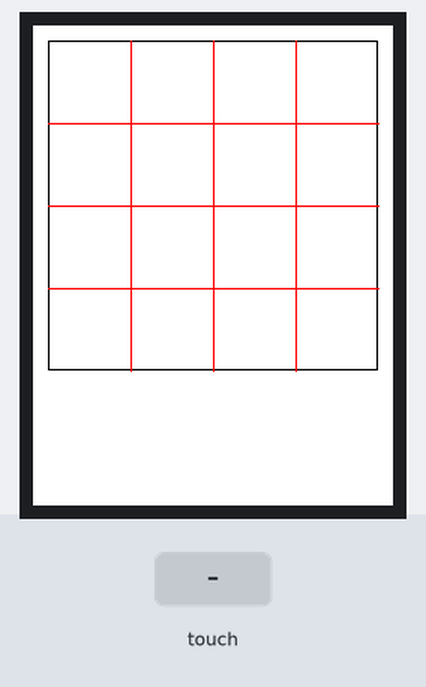
Bench run of a sketch on a simulated Arduino Uno, built with avr-gcc and run on an emulated ATmega328P. On the bench: 240×320 colour display. The test bench sets the inputs (shaded band).

Above: at 1.4 s.
1.5 s: touch panel pressed at 13 % / 10 % of its raw x / y range
At 2.6 s:
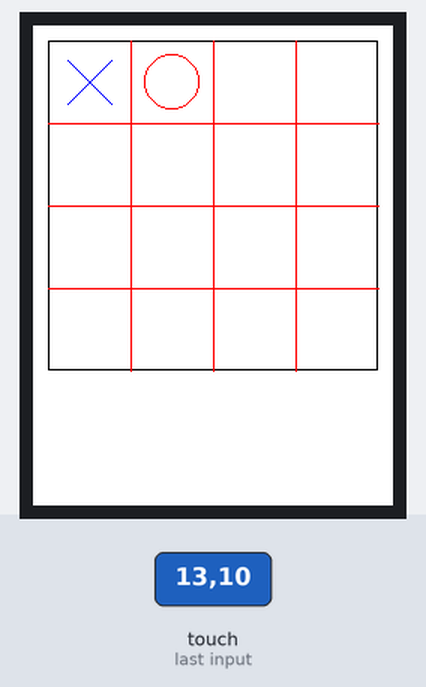
3.0 s: touch panel pressed at 38 % / 10 % of its raw x / y range
At 3.7 s:
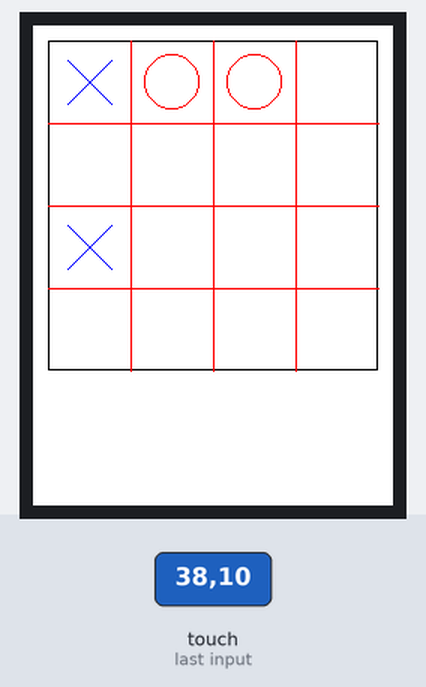
Timing chart, 0 to 6.0 s (numbered marks = the images above; inputs shaded):
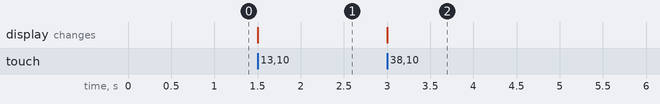

The sketch:

TFT_Tic-Tac-Toe-Game.ino
```cpp
/*
Tic-Tac-Toe Game

Wire Connection
Touchscreen Pins (as per your code):
Name	Pin	Arduino Pin	Purpose
YP	A1	A1	Touchscreen Y+ (analog)
XM	A2	A2	Touchscreen X- (analog)
YM	7	7	Touchscreen Y- (digital)
XP	6	6	Touchscreen X+ (digital)


*/
#include <MCUFRIEND_kbv.h>
#include <TouchScreen.h>
#include <Adafruit_GFX.h>

#define YP A1
#define XM A2
#define YM 7
#define XP 6

#define TS_MINX 120
#define TS_MAXX 920
#define TS_MINY 70
#define TS_MAXY 900

#define MINPRESSURE 200
#define MAXPRESSURE 1000

TouchScreen ts = TouchScreen(XP, YP, XM, YM, 300);
MCUFRIEND_kbv tft;

#define GRID 4
int CELL_SIZE;
int GRID_WIDTH, GRID_HEIGHT;
char board[GRID][GRID];
int currentPlayer = 1; // 1 = Player(X), 2 = AI(O)

uint16_t borderColor = 0x0000; // Black border
uint16_t gridColor = 0xF800;  // Red grid lines

void drawGrid() {
  // Fill background
  tft.fillScreen(0xFFFF); // White background

  // Draw border (with some padding)
  tft.drawRect(10, 10, GRID_WIDTH, GRID_HEIGHT, borderColor); // Outer border

  // Draw grid lines
  for (int i = 1; i < GRID; i++) {
    // Draw vertical lines
    tft.drawLine(10 + i * CELL_SIZE, 10, 10 + i * CELL_SIZE, 10 + GRID_HEIGHT, gridColor);
    // Draw horizontal lines
    tft.drawLine(10, 10 + i * CELL_SIZE, 10 + GRID_WIDTH, 10 + i * CELL_SIZE, gridColor);
  }
}

void drawX(int r, int c, uint16_t color) {
  int offset = CELL_SIZE / 4; // Padding for the "X"
  tft.drawLine(c * CELL_SIZE + 10 + offset, r * CELL_SIZE + 10 + offset, (c + 1) * CELL_SIZE + 10 - offset, (r + 1) * CELL_SIZE + 10 - offset, color); // Left to right diagonal
  tft.drawLine((c + 1) * CELL_SIZE + 10 - offset, r * CELL_SIZE + 10 + offset, c * CELL_SIZE + 10 + offset, (r + 1) * CELL_SIZE + 10 - offset, color); // Right to left diagonal
}

void drawO(int r, int c, uint16_t color) {
  int radius = CELL_SIZE / 3; // Circle radius (a bit smaller than the cell)
  int centerX = c * CELL_SIZE + 10 + CELL_SIZE / 2;
  int centerY = r * CELL_SIZE + 10 + CELL_SIZE / 2;
  tft.drawCircle(centerX, centerY, radius, color); // Draw the circle
}

bool checkWin(char sym) {
  for (int i = 0; i < GRID; i++) {
    if (board[i][0] == sym && board[i][1] == sym && board[i][2] == sym && board[i][3] == sym) return true; // Horizontal check
    if (board[0][i] == sym && board[1][i] == sym && board[2][i] == sym && board[3][i] == sym) return true; // Vertical check
  }
  if (board[0][0] == sym && board[1][1] == sym && board[2][2] == sym && board[3][3] == sym) return true; // Diagonal check
  if (board[0][3] == sym && board[1][2] == sym && board[2][1] == sym && board[3][0] == sym) return true; // Diagonal check (reverse)

  return false;
}

bool isBoardFull() {
  for (int r = 0; r < GRID; r++)
    for (int c = 0; c < GRID; c++)
      if (board[r][c] == ' ') return false;
  return true;
}

void showEnd(char result) {
  tft.fillScreen(0xFFFF);
  tft.setTextSize(3);
  tft.setTextColor(0xF800);
  tft.setCursor(20, 100);
  if (result == 'X') tft.print("You Win!");
  else if (result == 'O') tft.print("AI Wins!");
  else tft.print("Draw!");
  delay(2000);
  resetGame();
}

void resetGame() {
  for (int r = 0; r < GRID; r++)
    for (int c = 0; c < GRID; c++)
      board[r][c] = ' ';
  drawGrid();
  currentPlayer = 1;
}

void aiMove() {
  // Simple AI: first available spot
  for (int r = 0; r < GRID; r++) {
    for (int c = 0; c < GRID; c++) {
      if (board[r][c] == ' ') {
        board[r][c] = 'O';
        drawO(r, c, 0xF800); // Red
        if (checkWin('O')) showEnd('O');
        else if (isBoardFull()) showEnd('D');
        currentPlayer = 1;
        return;
      }
    }
  }
}

void playerMove() {
  TSPoint p = ts.getPoint();
  pinMode(XM, OUTPUT);
  pinMode(YP, OUTPUT);

  if (p.z > MINPRESSURE && p.z < MAXPRESSURE) {
    int x = map(p.y, TS_MINY, TS_MAXY, 0, tft.width());
    int y = map(p.x, TS_MINX, TS_MAXX, 0, tft.height());
    int c = (x - 10) / CELL_SIZE;
    int r = (y - 10) / CELL_SIZE;
    if (r < GRID && c < GRID && board[r][c] == ' ') {
      board[r][c] = 'X';
      drawX(r, c, 0x001F); // Blue
      if (checkWin('X')) showEnd('X');
      else if (isBoardFull()) showEnd('D');
      currentPlayer = 2;
    }
  }
}

void setup() {
  Serial.begin(9600);
  uint16_t ID = tft.readID();
  tft.begin(ID);
  tft.setRotation(0);

  // Calculate dynamic grid size for 4x4 grid
  CELL_SIZE = (tft.width() - 20) / GRID;  // Subtract border padding
  GRID_WIDTH = CELL_SIZE * GRID;
  GRID_HEIGHT = CELL_SIZE * GRID;

  resetGame();
}

void loop() {
  if (currentPlayer == 1) playerMove();
  else aiMove();
}
```

Measured:
- after the input at 1.5 s, the display: first changes at once (image 1 shows a later state)
- after the input at 3.0 s, the display: first changes at once (image 2 shows a later state)
